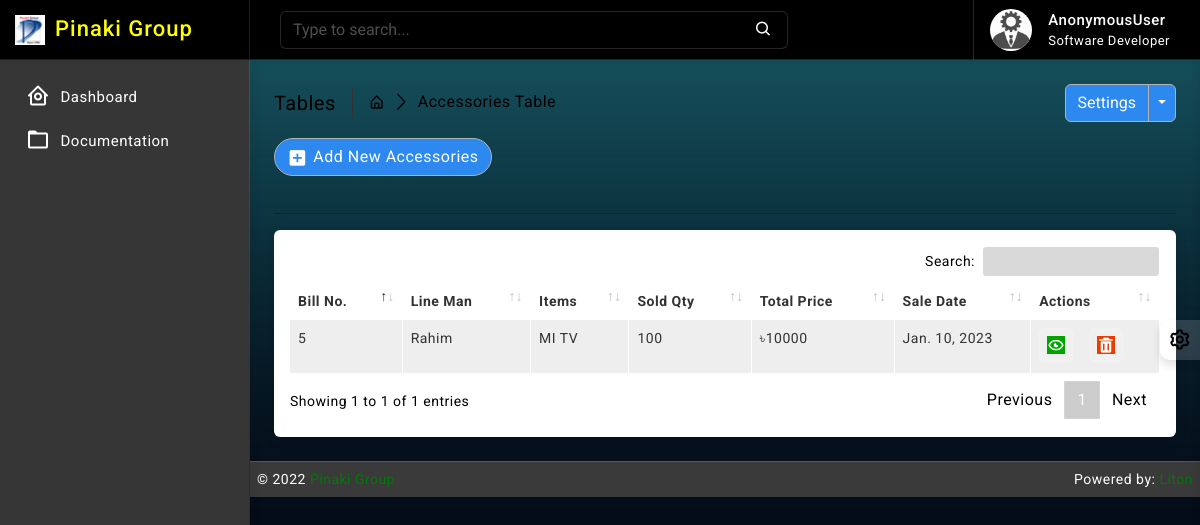
/acces_requisition/, run on an earlier commit of the app's database.
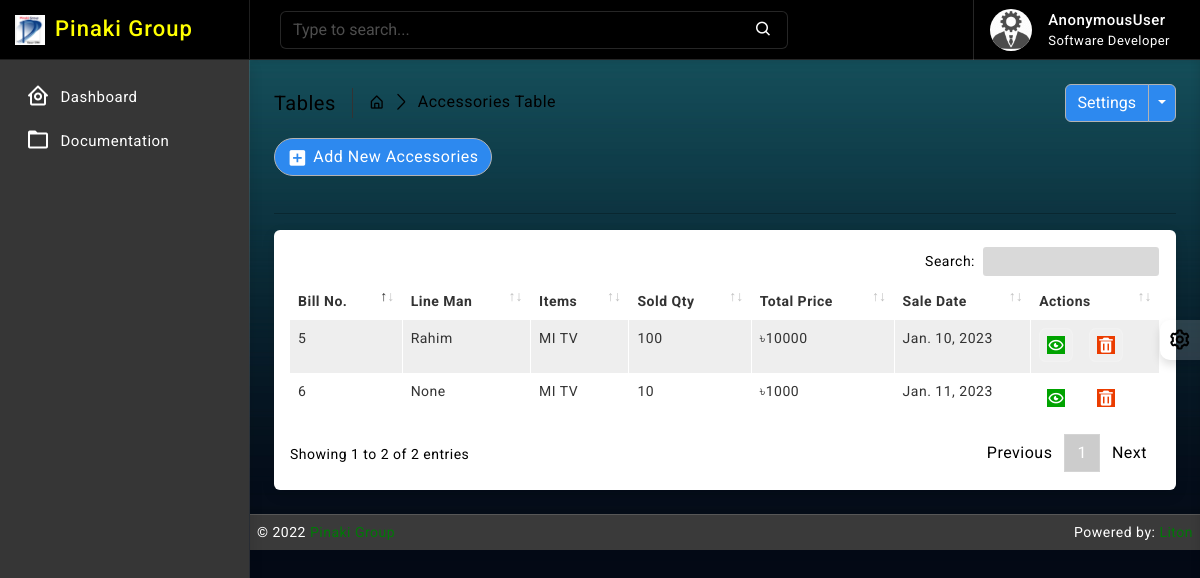
And on a later commit of the database.
### acces_requisition/models.py (models this page shows, shortened)
class AccesRequisitionBill(models.Model):
    billno = models.AutoField(primary_key=True)
    time = models.DateTimeField(auto_now=True)
    name = models.CharField(max_length=64, null=True, unique=True, blank=True)
    sr_designation = models.ForeignKey(StoreReceiver, on_delete=models.CASCADE, blank=False)
    order_no = models.CharField(max_length=32, null=True, blank=True)
    style_no = models.CharField(max_length=32, null=True, blank=True)
    line_no = models.CharField(max_length=32, null=True, blank=True)
    card_no = models.CharField(max_length=32, null=True, blank=True)
    date = models.DateField(default= now)
    supply_qty = models.PositiveIntegerField(default=1)
    remarks = models.TextField()
    def get_items_list(self):
        return AccesRequisitionItem.objects.filter(billno=self)
    def get_total_price(self):
        ar_items = AccesRequisitionItem.objects.filter(billno=self)
        total = 0
        for item in ar_items:
            total += item.totalprice
        return total

class AccesRequisitionItem(models.Model):
    billno = models.ForeignKey(AccesRequisitionBill, on_delete = models.CASCADE, related_name='ar_billno')
    stock = models.ForeignKey(Stock, on_delete = models.CASCADE, related_name='ar_item')
    quantity = models.IntegerField(default=1)
    unit_price = models.IntegerField(default=1)
    totalprice = models.IntegerField(default=1)
    size = models.CharField(max_length=64, null=True, unique=True, blank=True)

### stock/models.py (models this page shows, shortened)
class Stock(models.Model):
    id = models.AutoField(primary_key=True)
    category = models.ForeignKey(Category, on_delete=models.CASCADE, blank=False)
    name = models.CharField(max_length=30, unique=True)
    quantity = models.IntegerField(default=1)
    is_deleted = models.BooleanField(default=False)

### acces_requisition/views.py (the view)
# urls.py: path('', views.AccesRView.as_view(), name='ar_read'),
class AccesRView(ListView):
    model = AccesRequisitionBill
    template_name = 'acces_requisition/read.html'
    context_object_name = 'bills'
    ordering = ['-time']

### templates/acces_requisition/read.html (shortened to what this page needs)
{% extends 'base/base.html' %}
{% block body %}
{% load static %}
		<div class="page-wrapper">
			<div class="page-content">
				<div class="page-breadcrumb d-none d-sm-flex align-items-center mb-3">
					<div class="breadcrumb-title pe-3">Tables</div>
					<div class="ps-3">
						<nav aria-label="breadcrumb">
							<ol class="breadcrumb mb-0 p-0">
								<li class="breadcrumb-item"><a href="#"><i class="bx bx-home-alt"></i></a>
								</li>
								<li class="breadcrumb-item active" aria-current="page">Accessories Table</li>
							</ol>
						</nav>
					</div>
					<div class="ms-auto">
						<div class="btn-group">
							<button type="button" class="btn btn-light">Settings</button>
							<button type="button" class="btn btn-light dropdown-toggle dropdown-toggle-split" data-bs-toggle="dropdown">	<span class="visually-hidden">Toggle Dropdown</span>
							</button>
						</div>
					</div>
				</div>
                <div class="ms-auto"><a href="/acces_requisition/create/" class="btn btn-light radius-30 mt-2 mt-lg-0"><i class="bx bxs-plus-square"></i>Add New Accessories</a></div><br>
				<hr/>
				<div class="card">
					<div class="card-body">
						<div class="table-responsive">
							<table id="example2" class="table table-striped table-bordered">
								<thead>
									<tr>
										<th>Bill No.</th>
										<th>Line Man</th>
                                        <th>Items</th>
                                        <th>Sold Qty</th>
                                        <th>Total Price</th>
                                        <th>Sale Date</th>
										<th>Actions</th>
									</tr>
								</thead>
								<tbody>
									{% for data in bills %}
									<tr>
                                        <td> <p>{{ data.billno }}</p> </td>
                                        <td class=""> {{ data.name }} <br>
                                        </td>
                                        <td>
                                            {% for item in data.get_items_list %}
                                                {{ item.stock.name }} <br>
                                            {% endfor %}
                                        </td>
                                        <td>
                                            {% for item in data.get_items_list %}
                                                {{ item.quantity }} <br>
                                            {% endfor %}
                                        </td>
                                        <td>৳{{ data.get_total_price }}</td>
                                        <td>{{ data.time.date }}</td>
									   <td class="center">
										<div class="d-flex order-actions">
											<a class="" href="{% url 'ar_bill' data.billno %}">
												<i class="fadeIn animated bx bx-show-alt"></i>
											</a>
											<a class="ms-3" href="{% url 'ar_delete' data.billno %}">
												<i class='bx bxs-trash'></i>
											</a>
										</div>
									   </td>
									</tr>
								 {% endfor %}
								</tbody>
							</table>
						</div>
					</div>
				</div>
			</div>
		</div>
{% endblock body %}

### templates/base/base.html (shortened to what this page needs)
{% load static %}
<!DOCTYPE html>
<html lang="en">
<head>
    {% include 'base/header.html' %}
</head>
<body class="bg-theme bg-theme2">
    <div class="wrapper">
        {% include 'base/slider.html' %}
        {% include 'base/navbar.html' %}
        {% block body %}
        {% endblock body %}
        {% include 'base/footer.html' %}
    </div>
    {% include 'base/switcher.html' %}
</body>
</html>

### templates/base/header.html (shortened to what this page needs)
{% load static %}
<link href="{% static 'plugins/simplebar/css/simplebar.css' %}" rel="stylesheet" />
<link href="{% static 'plugins/perfect-scrollbar/css/perfect-scrollbar.css' %}" rel="stylesheet" />
<link href="{% static 'plugins/metismenu/css/metisMenu.min.css' %}" rel="stylesheet" />
<link href="{% static 'plugins/datatable/css/dataTables.bootstrap5.min.css' %}" rel="stylesheet" />
<link href="{% static 'css/bootstrap.min.css' %}" rel="stylesheet">
<link href="{% static 'css/bootstrap-extended.css' %}" rel="stylesheet">
<link href="{% static 'css/app.css' %}" rel="stylesheet">
<link href="{% static 'css/icons.css' %}" rel="stylesheet">

### templates/base/slider.html (shortened to what this page needs)
{% load static %}
		<div class="sidebar-wrapper" data-simplebar="true">
			<div class="sidebar-header">
				<div>
					<img src="{% static 'images/logo-icon.png' %}" class="logo-icon" alt="logo icon">
				</div>
				<div>
					<h4 class="logo-text">Pinaki Group</h4>
				</div>
				<div class="toggle-icon ms-auto"><i class='bx bx-arrow-to-left'></i>
				</div>
			</div>
			<ul class="metismenu" id="menu">
				<li>
					<a href="{% url 'home' %}">
						<div class="parent-icon"><i class='bx bx-home-circle'></i>
						</div>
						<div class="menu-title">Dashboard</div>
					</a>
				</li>
					<a href="https://codervent.com/dashtreme/documentation/index.html" target="_blank">
						<div class="parent-icon"><i class="bx bx-folder"></i>
						</div>
						<div class="menu-title">Documentation</div>
					</a>
			</ul>
		</div>

### templates/base/navbar.html (shortened to what this page needs)
{% load static %}
		<header>
			<div class="topbar d-flex align-items-center">
				<nav class="navbar navbar-expand">
					<div class="search-bar flex-grow-1">
						<div class="position-relative search-bar-box">
							<input type="text" class="form-control search-control" placeholder="Type to search..."> <span class="position-absolute top-50 search-show translate-middle-y"><i class='bx bx-search'></i></span>
						</div>
					</div>
					<div class="user-box dropdown">
						<a class="d-flex align-items-center nav-link dropdown-toggle dropdown-toggle-nocaret" href="#" role="button" data-bs-toggle="dropdown" aria-expanded="false">
							<img src="{% static 'images/avatars/avatar-2.png' %}" class="user-img" alt="user avatar">
							<div class="user-info ps-3">
								<p class="user-name mb-0">{{request.user}}</p>
								<p class="designattion mb-0">Software Developer</p>
							</div>
						</a>
					</div>
				</nav>
			</div>
		</header>

### templates/base/footer.html
{% load static %}
<footer class="page-footer">
    <p>
        <span style="text-align:left;float:left">&copy; 2022 <a href="https://pinakigroup.com/" alt="Bootstrap Themes">Pinaki Group</a></span>
        <span class="hidden-phone" style="text-align:right;float:right">Powered by: <a href="https://www.linkedin.com/in/litonbairaggi" alt="Bootstrap Admin Templates">Liton</a></span>
    </p>
</footer>

### templates/base/switcher.html (shortened to what this page needs)
{% load static %}
	<div class="switcher-wrapper">
		<div class="switcher-btn"> <i class='bx bx-cog bx-spin'></i>
		</div>
	</div>

### templates/base/js.html (shortened to what this page needs)
{% load static %}

What changed in the data, as far as the page shows it:
added AccesRequisitionBill: billno "6", name "None", get_total_price "1000", time "Jan. 11, 2023"
added AccesRequisitionItem: stock.name "MI TV", quantity "10"
Also different on the page:
text written by a page script: "Search: Showing 1 to 1 of 1 entries Previous 1 Next" → "Search: Showing 1 to 2 of 2 entries Previous 1 Next"
